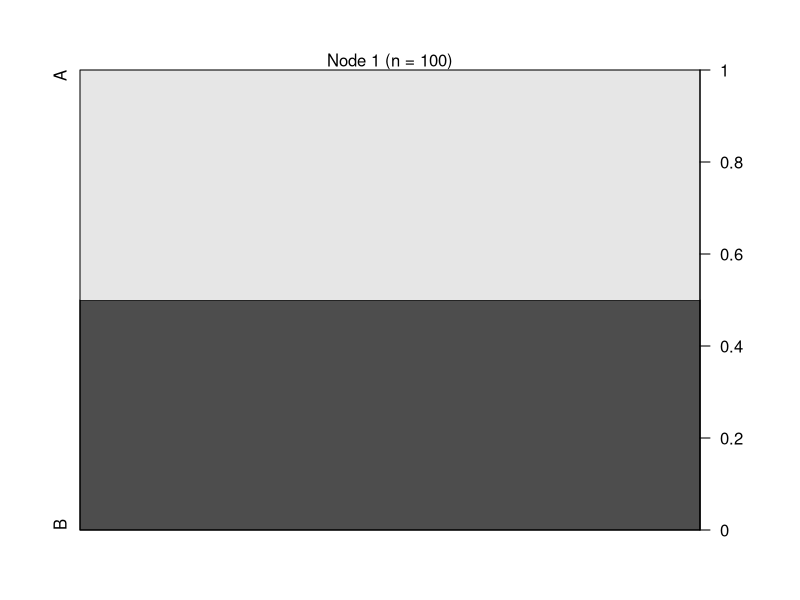

Recreate this plot in R.
# 패키지 설치 및 로드
install.packages("party")
library(party)

# 데이터 생성
set.seed(123)
data <- data.frame(
  x1 = rnorm(100),
  x2 = rnorm(100),
  y = factor(sample(c("A", "B"), 100, replace = TRUE))
)

# 의사결정트리 모델 생성 (분류)
model <- ctree(y ~ x1 + x2, data = data)

# 모델 요약
print(model)

# 모델 시각화
plot(model)

# 예측
predictions <- predict(model, newdata = data)
